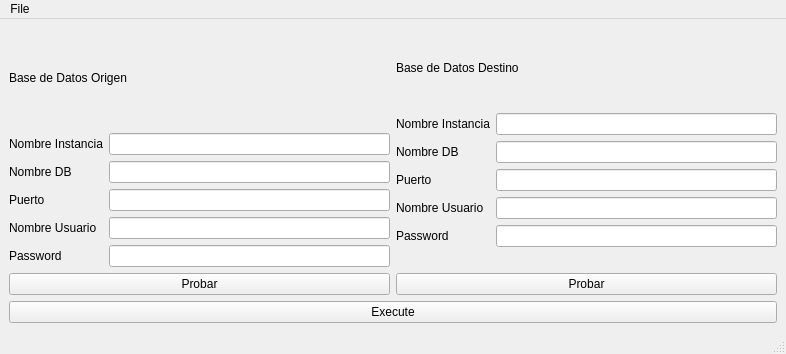
<?xml version="1.0" encoding="UTF-8"?>
<ui version="4.0">
 <class>MainWindow</class>
 <widget class="QMainWindow" name="MainWindow">
  <property name="geometry">
   <rect>
    <x>0</x>
    <y>0</y>
    <width>786</width>
    <height>354</height>
   </rect>
  </property>
  <property name="windowTitle">
   <string>Replicador</string>
  </property>
  <property name="windowIcon">
   <iconset>
    <normaloff>shiny-broccoli/ui/computer.png</normaloff>shiny-broccoli/ui/computer.png</iconset>
  </property>
  <widget class="QWidget" name="centralwidget">
   <layout class="QVBoxLayout" name="verticalLayout_3">
    <item>
     <layout class="QHBoxLayout" name="horizontalLayout">
      <item>
       <layout class="QVBoxLayout" name="verticalLayout">
        <item>
         <widget class="QLabel" name="label">
          <property name="text">
           <string>Base de Datos Origen</string>
          </property>
         </widget>
        </item>
        <item>
         <layout class="QFormLayout" name="formLayout">
          <property name="fieldGrowthPolicy">
           <enum>QFormLayout::AllNonFixedFieldsGrow</enum>
          </property>
          <item row="0" column="0">
           <widget class="QLabel" name="label_3">
            <property name="text">
             <string>Nombre Instancia</string>
            </property>
           </widget>
          </item>
          <item row="0" column="1">
           <widget class="QLineEdit" name="instanciaO_edit"/>
          </item>
          <item row="1" column="0">
           <widget class="QLabel" name="label_5">
            <property name="text">
             <string>Nombre DB</string>
            </property>
           </widget>
          </item>
          <item row="1" column="1">
           <widget class="QLineEdit" name="nombreO_edit"/>
          </item>
          <item row="2" column="0">
           <widget class="QLabel" name="label_6">
            <property name="text">
             <string>Puerto</string>
            </property>
           </widget>
          </item>
          <item row="2" column="1">
           <widget class="QLineEdit" name="puertoO_edit"/>
          </item>
          <item row="3" column="0">
           <widget class="QLabel" name="label_7">
            <property name="text">
             <string>Nombre Usuario</string>
            </property>
           </widget>
          </item>
          <item row="5" column="0">
           <widget class="QLabel" name="label_8">
            <property name="text">
             <string>Password</string>
            </property>
           </widget>
          </item>
          <item row="5" column="1">
           <widget class="QLineEdit" name="passwordO_edit"/>
          </item>
          <item row="3" column="1">
           <widget class="QLineEdit" name="usuarioO_edit"/>
          </item>
         </layout>
        </item>
        <item>
         <widget class="QPushButton" name="probarO_botton">
          <property name="text">
           <string>Probar</string>
          </property>
         </widget>
        </item>
       </layout>
      </item>
      <item>
       <layout class="QVBoxLayout" name="verticalLayout_2">
        <item>
         <widget class="QLabel" name="label_2">
          <property name="text">
           <string>Base de Datos Destino</string>
          </property>
         </widget>
        </item>
        <item>
         <layout class="QFormLayout" name="formLayout_2">
          <property name="fieldGrowthPolicy">
           <enum>QFormLayout::AllNonFixedFieldsGrow</enum>
          </property>
          <item row="0" column="0">
           <widget class="QLabel" name="label_4">
            <property name="text">
             <string>Nombre Instancia</string>
            </property>
           </widget>
          </item>
          <item row="0" column="1">
           <widget class="QLineEdit" name="instanciaD_edit"/>
          </item>
          <item row="1" column="0">
           <widget class="QLabel" name="label_9">
            <property name="text">
             <string>Nombre DB</string>
            </property>
           </widget>
          </item>
          <item row="1" column="1">
           <widget class="QLineEdit" name="nombreD_edit"/>
          </item>
          <item row="2" column="0">
           <widget class="QLabel" name="label_10">
            <property name="text">
             <string>Puerto</string>
            </property>
           </widget>
          </item>
          <item row="2" column="1">
           <widget class="QLineEdit" name="puertoD_edit"/>
          </item>
          <item row="3" column="0">
           <widget class="QLabel" name="label_11">
            <property name="text">
             <string>Nombre Usuario</string>
            </property>
           </widget>
          </item>
          <item row="3" column="1">
           <widget class="QLineEdit" name="usuarioD_edit"/>
          </item>
          <item row="4" column="0">
           <widget class="QLabel" name="label_12">
            <property name="text">
             <string>Password</string>
            </property>
           </widget>
          </item>
          <item row="4" column="1">
           <widget class="QLineEdit" name="passwordD_edit"/>
          </item>
          <item row="5" column="0">
           <widget class="QLabel" name="label_13">
            <property name="text">
             <string/>
            </property>
           </widget>
          </item>
         </layout>
        </item>
        <item>
         <widget class="QPushButton" name="probarD_botton">
          <property name="text">
           <string>Probar</string>
          </property>
         </widget>
        </item>
       </layout>
      </item>
     </layout>
    </item>
    <item>
     <widget class="QPushButton" name="execute_botton">
      <property name="text">
       <string>Execute</string>
      </property>
     </widget>
    </item>
   </layout>
  </widget>
  <widget class="QMenuBar" name="menubar">
   <property name="geometry">
    <rect>
     <x>0</x>
     <y>0</y>
     <width>786</width>
     <height>23</height>
    </rect>
   </property>
   <widget class="QMenu" name="menuFile">
    <property name="title">
     <string>File</string>
    </property>
    <addaction name="actionGuardar"/>
    <addaction name="actionAbrir"/>
   </widget>
   <addaction name="menuFile"/>
  </widget>
  <widget class="QStatusBar" name="statusbar"/>
  <action name="actionGuardar">
   <property name="text">
    <string>Guardar</string>
   </property>
  </action>
  <action name="actionAbrir">
   <property name="text">
    <string>Abrir</string>
   </property>
  </action>
 </widget>
 <resources/>
 <connections/>
</ui>
